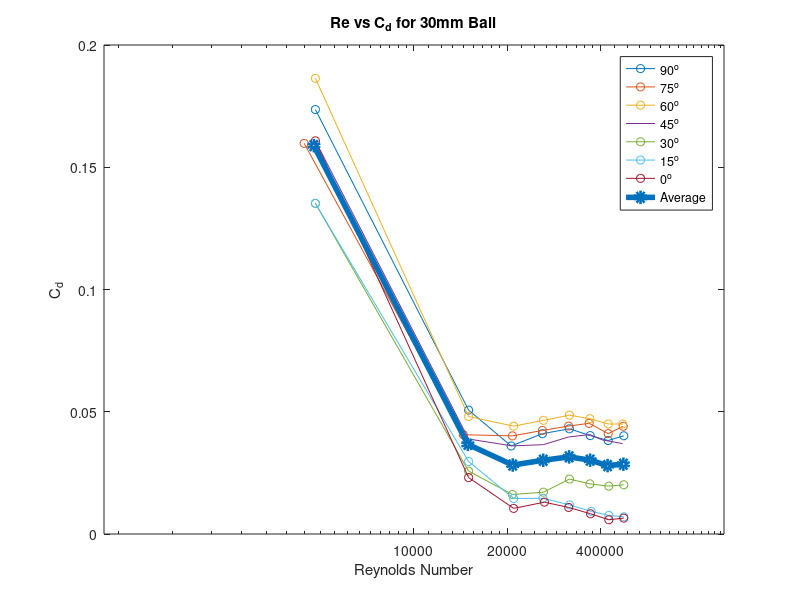

Reproduce this figure in MATLAB.
close all

reb90 = [4807.593723 14999.69242 20576.50113 25961.0061 31730.11857 37018.47167 42306.82476 47499.02598];
cdb90 = [0.1735956194 0.05067651011 0.03600502862 0.04103796232 0.04303149124 0.04024266216 0.03824205941 0.04016409958];

semilogx(reb90,cdb90, "-o");
hold on;

reb75 = [4422.986225 14422.78117 20768.80488 25961.0061 31537.81482 36730.01604 42306.82476 47306.72223];
cdb75 = [0.1597713177 0.04060238886 0.04013809909 0.04235364051 0.04415220996 0.04525909514 0.04104942852 0.04405736775];

semilogx(reb75,cdb75, "-o");

reb60 = [4807.593723 14999.69242 20961.10863 26153.30985 31730.11857 36922.31979 42306.82476 47114.41849];
cdb60 = [0.1863840114 0.04804904626 0.04411413205 0.0464865535 0.04860953184 0.0471738619 0.04501277316 0.04495038146];

semilogx(reb60,cdb60, "-o");

reb45 = [4807.593723 14999.69242 20768.80488 26153.30985 31537.81482 36922.31979 40383.78727 47114.41849];
cdb45 = [0.1608072274 0.03885292281 0.03602660474 0.03654747827 0.03969462611 0.04066934936 0.0385272907 0.03696096536];

semilogx(reb45,cdb45);

reb30 = [4807.593723 14999.69242 20768.80488 26153.30985 31730.11857 36922.31979 42499.12851 47499.02598];
cdb30 = [0.1352304433 0.02571560358 0.01615438205 0.01710146153 0.02248081536 0.02050536047 0.01956815449 0.02011968012];

semilogx(reb30,cdb30, "-o");

reb15 = [4807.593723 14999.69242 20961.10863 26057.15798 31730.11857 37306.92729 42499.12851 47499.02598];
cdb15 = [0.1352304433 0.02965679935 0.01451386434 0.01461593183 0.01191189633 0.00925389554 0.007621830995 0.00701875236];

semilogx(reb15,cdb15, "-o");

reb0 = [4807.593723 14999.69242 20961.10863 26345.6136 31537.81482 37114.62354 42499.12851 47499.02598];
cdb0 = [0.1608072274 0.02308813974 0.0104774642 0.01302008244 0.01086891722 0.008277158782 0.005821700056 0.006494715249];

semilogx(reb0,cdb0, "-o");

cdavg = [];
for i=1:8
    cdavg(i) = (cdb90(i)+cdb75(i)+cdb60(i)+cdb45(i)+cdb30(i)+cdb15(i)+cdb0(i))/7;
end

reavg =[];
for i=1:8
    reavg(i) = (reb90(i)+reb75(i)+reb60(i)+reb45(i)+reb30(i)+reb15(i)+reb0(i))/7;
end

semilogx(reavg,cdavg, "-o",'LineWidth',4);


legend("90^{o}","75^{o}","60^{o}","45^{o}","30^{o}","15^{o}","0^{o}", "Average");
xticks([10000 20000 40000]);
xticklabels({'10000', '20000', '400000'});

title("Re vs C_d for 30mm Ball");
xlabel("Reynolds Number");
ylabel("C_d");